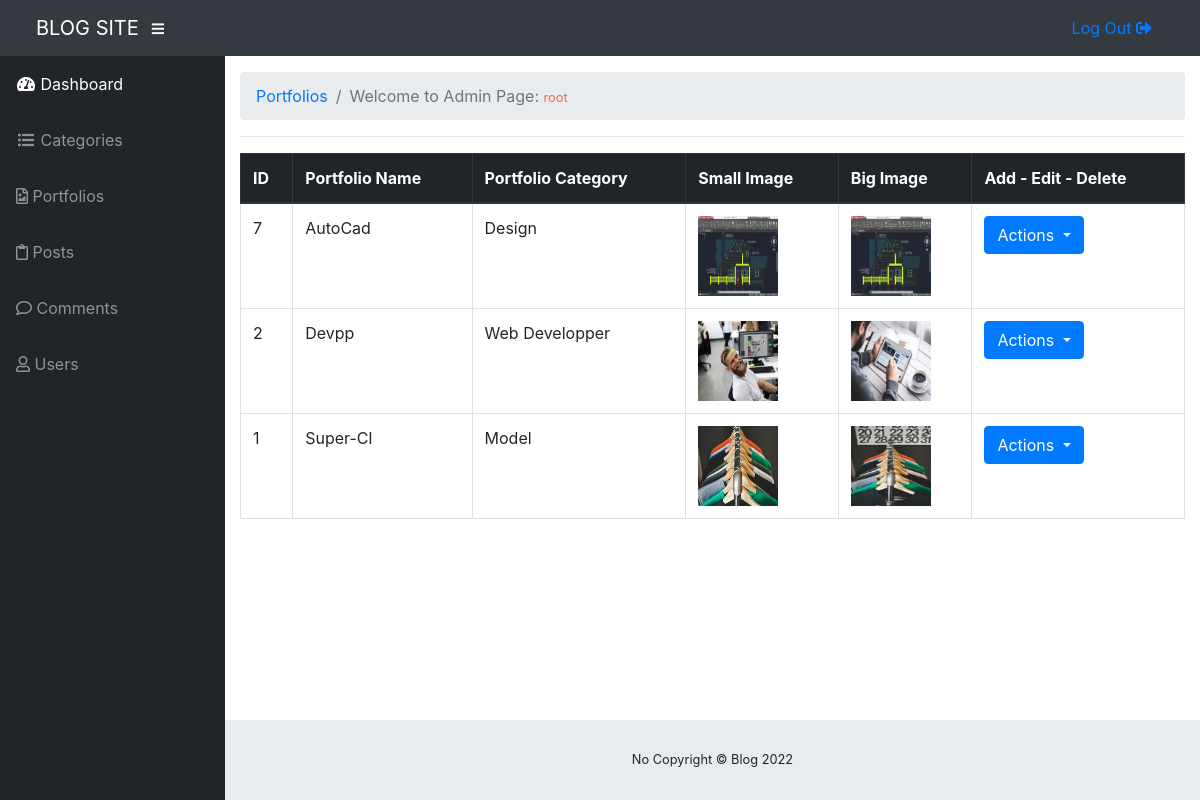
The page /admin/portfolios.php (signed in) on the database its author committed.
### tables this page shows
CREATE TABLE `portfolios` (
  `portfolio_id` int(3) NOT NULL,
  `portfolio_name` varchar(31) NOT NULL,
  `portfolio_category` varchar(31) NOT NULL,
  `portfolio_img_sm` text NOT NULL,
  `portfolio_img_bg` text NOT NULL
);

### admin/portfolios.php (the view, shortened to what this page needs)
<?php include "dinamik_admin/admin_header.php"; ?>
<div id="wrapper">
    <?php include "dinamik_admin/admin_sidebar.php"; ?>
    <div id="content-wrapper">
        <div class="container-fluid">
          <ol class="breadcrumb">
            <li class="breadcrumb-item">
              <a href="#">Portfolios</a>
            </li>
            <li class="breadcrumb-item active">Welcome to Admin Page: <small style="color:tomato;"><?php echo $_SESSION["username"]; ?></small></li>
          </ol>
            <hr>
            <table class="table table-bordered">
                <thead class="thead-dark">
                    <tr>
                        <th>ID</th>
                        <th>Portfolio Name</th>
                        <th>Portfolio Category</th>
                        <th>Small Image</th>
                        <th>Big Image</th>
                        <th>Add - Edit - Delete</th>
                    </tr>
                </thead>
                <tbody>
                    <?php
            $sql_query = "SELECT * FROM portfolios ORDER BY portfolio_id DESC";
            $select_all_portfolios = mysqli_query($conn, $sql_query);
                $k = 1;
                while ($row = mysqli_fetch_assoc($select_all_portfolios)) {
                        $portfolio_id =  $row["portfolio_id"];
                        $portfolio_name =  $row["portfolio_name"];
                        $portfolio_category =  $row["portfolio_category"];
                        $portfolio_img_sm =  $row["portfolio_img_sm"];
                        $portfolio_img_bg =  $row["portfolio_img_bg"];
                    echo "<tr>
                    <td>{$portfolio_id}</td>
                    <td>{$portfolio_name}</td>
                    <td>{$portfolio_category}</td>
                    <td><img src='../img/$portfolio_img_sm' width='80px' height='80px'></td>
                    <td><img src='../img/$portfolio_img_bg' width='80px' height='80px'></td>
                    <td>
                        <div class='dropdown'>
                            <button class='btn btn-primary dropdown-toggle' type='button' id='dropdownMenuButton' data-toggle='dropdown' aria-haspopup='true' aria-expanded='false'>
                                Actions
                            </button>
                            <div class='dropdown-menu' aria-labelledby='dropdownMenuButton'>
                                <a class='dropdown-item' data-toggle='modal' data-target='#edit_modal$k' href='#'>Edit</a>
                                <div class='dropdown-divider'></div>
                                <a class='dropdown-item' href='portfolios.php?delete={$portfolio_id}'>Delete</a>
                                <div class='dropdown-divider'></div>
                                <a class='dropdown-item' data-toggle='modal' data-target='#add_modal'>Add</a>
                            </div>
                        </div>
                    </td>
                </tr>";
            ?>
                    <?php $k++; } ?>
                </tbody>
            </table>
            <?php include "dinamik_admin/admin_footer.php"; ?>

### admin/css/sb-admin.css (style rules this page uses)
html { position: relative; min-height: 100%; }
body { height: 100%; }
#wrapper { display: -webkit-box; display: -ms-flexbox; display: flex; }
#wrapper #content-wrapper { overflow-x: hidden; width: 100%; padding-top: 1rem; padding-bottom: 80px; }
:root { --input-padding-x: 0.75rem; --input-padding-y: 0.75rem; }

### rows shown on the page
portfolios: portfolio_id "7", portfolio_name "AutoCad", portfolio_category "Design", portfolio_img_sm (picture), portfolio_img_bg (picture)
portfolios: portfolio_id "2", portfolio_name "Devpp", portfolio_category "Web Developper", portfolio_img_sm (picture), portfolio_img_bg (picture)
portfolios: portfolio_id "1", portfolio_name "Super-Cl", portfolio_category "Model", shows a picture, portfolio_img_bg (picture)

### other values the page prints
$_SESSION["username"] "root"
